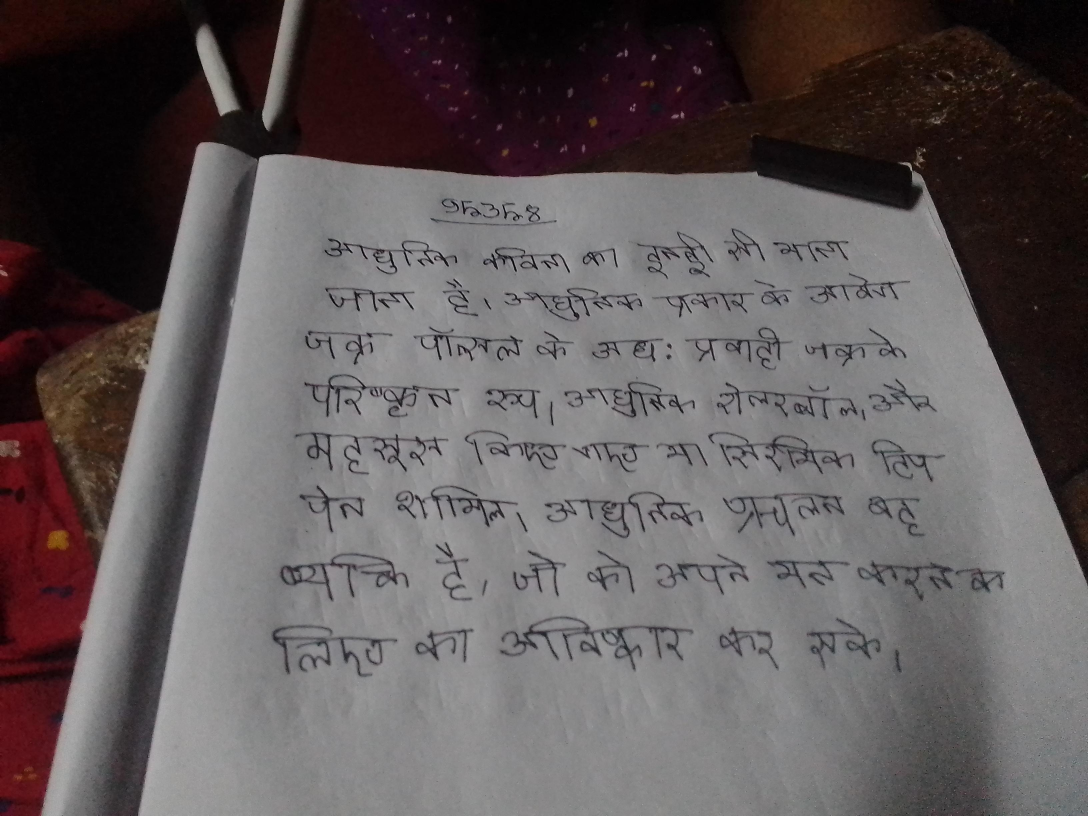
#> input picture ocr_seg/images/slant.jpg, 3264 x 2448 px (shown at 1/3 size)
$ python row_merger_7.py
#> lines starting #> are read from the running program, lines starting #| are printed output that depends on the picture; after the words box and inside, x2 and y2 are one past the last pixel; in counts of white or black regions, pixels touching at a corner belong together
import cv2
import numpy as np
from sklearn.cluster import DBSCAN

def preprocess_image(img_path):
#> called with img_path = 'images/slant.jpg'
    img = cv2.imread(img_path)
#> img is the input picture: shape (2448, 3264, 3); mean B, G, R 90.5, 89.7, 96.5
    gray = cv2.cvtColor(img, cv2.COLOR_BGR2GRAY)
    clahe = cv2.createCLAHE(clipLimit=3.0, tileGridSize=(8,8))
    gray_eq = clahe.apply(gray)

    # Shadow removal
    kernel = cv2.getStructuringElement(cv2.MORPH_ELLIPSE, (25,25))
    bg = cv2.morphologyEx(gray_eq, cv2.MORPH_CLOSE, kernel)
    diff = cv2.absdiff(gray_eq, bg)
    norm_img = cv2.normalize(diff, None, 0, 255, cv2.NORM_MINMAX)

    # Binarization
    _, binary = cv2.threshold(norm_img, 0, 255, cv2.THRESH_BINARY + cv2.THRESH_OTSU)
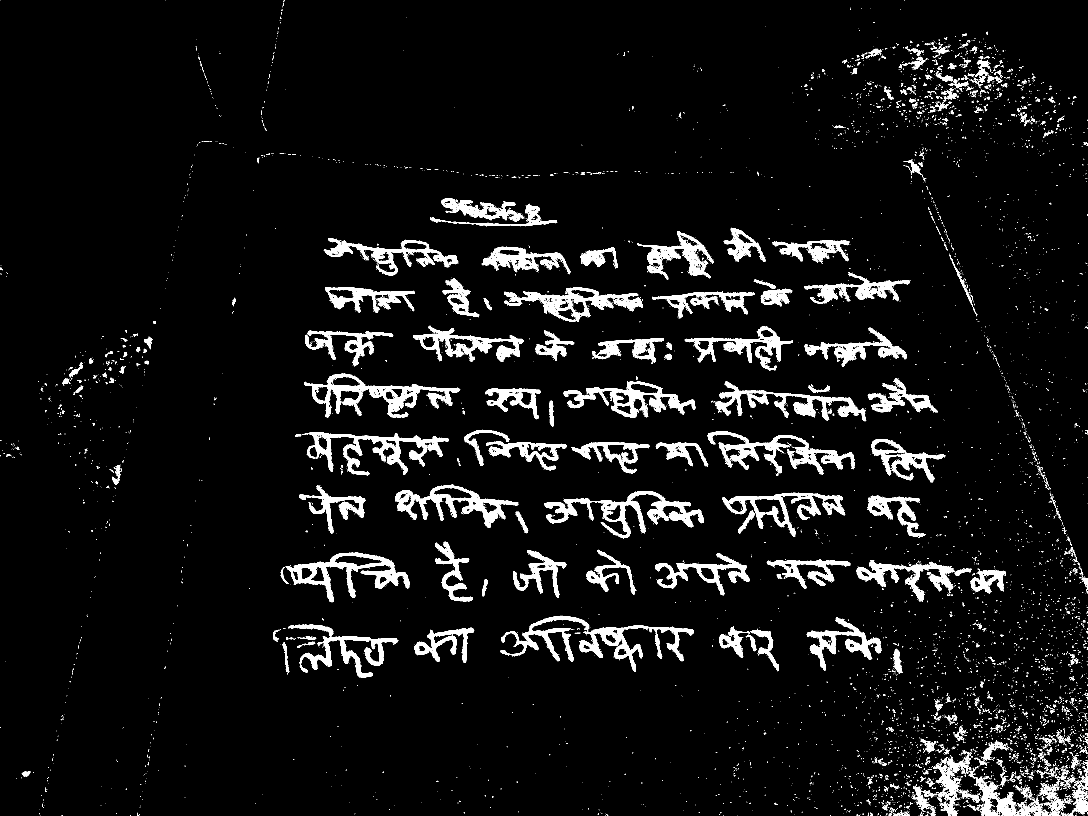
#> binary: shape (2448, 3264) (shown at 1/3 size); 6% white; 8191 white regions (7665 under 20 px)
#| Image shape: (2448, 3264, 3)

    return img, binary

def detect_lines_dbscan(binary_img):
    # Find contours
    contours, _ = cv2.findContours(binary_img, cv2.RETR_EXTERNAL, cv2.CHAIN_APPROX_SIMPLE)
#> contours = 7941 contours, 7618 with area under 20; largest, box (x1, y1, x2, y2) and area: (913, 1121, 1381, 1254) 19428, (858, 1658, 1228, 1807) 18447, (1633, 1473, 2112, 1615) 16252, (1512, 862, 1928, 965) 15358, (1186, 1454, 1555, 1584) 15282

    # Extract bounding boxes
    boxes = []
    centers_y = []
    for cnt in contours:
        x, y, w, h = cv2.boundingRect(cnt)
        if w * h > 3000:  # ignore small noise
            boxes.append([x, y, x + w, y + h])
            centers_y.append([y + h // 2])  # Use Y center only for vertical clustering
#> this loop made 7941 passes
#> (x, y, w, h) on passes 4, 6, 7: (3034, 2447, 1, 1), (2659, 2447, 1, 1), (2632, 2447, 1, 1)
#> after the loop, boxes = 65 items, first 6: [3048, 2395, 3130, 2448], [2737, 2357, 2794, 2430], [3220, 2355, 3264, 2443], [3121, 2352, 3211, 2448], [2925, 2331, 3048, 2448], [2799, 2293, 2884, 2448]; centers_y = 65 items, first 6: [2421], [2393], [2399], [2400], [2389], [2370]

    if not centers_y:
        return []

    # Apply DBSCAN to cluster boxes into rows
    db = DBSCAN(eps=40, min_samples=1).fit(centers_y)
    labels = db.labels_
#> labels = 65 values from 0 to 11

    # Group boxes by cluster
    clustered_boxes = {}
    for label, box in zip(labels, boxes):
        clustered_boxes.setdefault(label, []).append(box)
#> this loop made 65 passes
#> (label, box) on passes 1 to 8: (0, [3048, 2395, 3130, 2448]), (0, [2737, 2357, 2794, 2430]), (0, [3220, 2355, 3264, 2443]), (0, [3121, 2352, 3211, 2448]), (0, [2925, 2331, 3048, 2448]), (0, [2799, 2293, 2884, 2448]), (1, [2840, 2270, 2907, 2316]), (2, [2947, 2220, 3019, 2280])
#> after the loop, clustered_boxes = 12 items

    # Get line boundaries for each cluster
    line_regions = []
    for box_group in clustered_boxes.values():
        y1 = min([b[1] for b in box_group])
        y2 = max([b[3] for b in box_group])
        line_regions.append((y1, y2))
#> this loop made 12 passes
#> (y1, y2) on passes 1, 4, 5, 6, 7, 8, 9, 10: (2293, 2448), (1847, 2033), (1625, 1807), (1454, 1615), (1289, 1447), (1121, 1264), (977, 1111), (764, 965)
#> after the loop, line_regions = [(2293, 2448), (2270, 2316), (2220, 2280), (1847, 2033), (1625, 1807), (1454, 1615), (1289, 1447), (1121, 1264), (977, 1111), (764, 965), (683, 840), (600, 679)]

    # Sort lines top to bottom
    line_regions = sorted(line_regions, key=lambda x: x[0])
#> line_regions = [(600, 679), (683, 840), (764, 965), (977, 1111), (1121, 1264), (1289, 1447), (1454, 1615), (1625, 1807), (1847, 2033), (2220, 2280), (2270, 2316), (2293, 2448)]
    return line_regions

def segment_words_in_line(binary_img, line_bounds):
    y1, y2 = line_bounds

    # Add small padding to capture diacritics
    padding = 5
    y1_pad = max(0, y1 - padding)
    y2_pad = min(binary_img.shape[0], y2 + padding)

    line_img = binary_img[y1_pad:y2_pad, :]
    h_line, w_line = line_img.shape

    if h_line == 0 or w_line == 0:
        return []

    # Vertical projection (count white pixels per column)
    vertical_proj = np.sum(line_img > 0, axis=0)

    # Find word boundaries using valley detection
    # Smooth projection to avoid noise
    if len(vertical_proj) > 5:
        vertical_proj = cv2.GaussianBlur(vertical_proj.astype(np.float32).reshape(1, -1), (5, 1), 0).flatten()

    # Find valleys (gaps between words)
    max_val = np.max(vertical_proj)
    if max_val == 0:
        return []

    # Valley threshold - areas with very few pixels
    valley_threshold = max_val * 0.1  # 10% of maximum

    # Find word regions
    word_regions = []
    in_word = False
    start_x = 0
    min_word_width = 15  # Minimum width for a word

    for i, val in enumerate(vertical_proj):
        if val > valley_threshold and not in_word:
            start_x = i
            in_word = True
        elif val <= valley_threshold and in_word:
            # End of word found
            if i - start_x >= min_word_width:
                word_regions.append((start_x, y1_pad, i, y2_pad))
            in_word = False

    # Handle last word if it extends to the end
    if in_word and w_line - start_x >= min_word_width:
        word_regions.append((start_x, y1_pad, w_line, y2_pad))

    return word_regions

def refine_word_boxes(binary_img, word_regions):
    refined_boxes = []

    for x1, y1, x2, y2 in word_regions:
        # Extract word region
        word_roi = binary_img[y1:y2, x1:x2]

        if word_roi.size == 0:
            continue

        # Find the actual content boundaries within this region
        # Horizontal bounds
        col_sum = np.sum(word_roi > 0, axis=0)
        nonzero_cols = np.where(col_sum > 0)[0]
        if len(nonzero_cols) == 0:
            continue

        # Vertical bounds
        row_sum = np.sum(word_roi > 0, axis=1)
        nonzero_rows = np.where(row_sum > 0)[0]
        if len(nonzero_rows) == 0:
            continue

        # Get tight bounding box
        tight_x1 = x1 + nonzero_cols[0]
        tight_x2 = x1 + nonzero_cols[-1] + 1
        tight_y1 = y1 + nonzero_rows[0]
        tight_y2 = y1 + nonzero_rows[-1] + 1

        # Add small padding
        padding = 2
        final_x1 = max(0, tight_x1 - padding)
        final_y1 = max(0, tight_y1 - padding)
        final_x2 = min(binary_img.shape[1], tight_x2 + padding)
        final_y2 = min(binary_img.shape[0], tight_y2 + padding)

        # Only keep if reasonable size
        if (final_x2 - final_x1) * (final_y2 - final_y1) > 200:
            refined_boxes.append((final_x1, final_y1, final_x2, final_y2))

    return refined_boxes

def split_wide_words(binary_img, word_boxes, max_width_ratio=6):
    final_boxes = []

    for x1, y1, x2, y2 in word_boxes:
        width = x2 - x1
        height = y2 - y1

        # If word is too wide relative to height, try to split it
        if width > height * max_width_ratio and width > 100:
            # Extract word region
            word_roi = binary_img[y1:y2, x1:x2]

            # Vertical projection for splitting
            vertical_proj = np.sum(word_roi > 0, axis=0)

            # Find valleys for splitting
            max_val = np.max(vertical_proj)
            valley_threshold = max_val * 0.05  # Very low threshold for splitting

            # Find split points
            splits = []
            min_gap = 8  # Minimum gap width to consider as word boundary

            in_valley = False
            valley_start = 0

            for i, val in enumerate(vertical_proj):
                if val <= valley_threshold and not in_valley:
                    valley_start = i
                    in_valley = True
                elif val > valley_threshold and in_valley:
                    valley_width = i - valley_start
                    if valley_width >= min_gap:
                        split_point = valley_start + valley_width // 2
                        splits.append(split_point)
                    in_valley = False

            # Create sub-words
            if splits:
                prev_x = 0
                for split_x in splits:
                    if split_x - prev_x > 20:  # Minimum sub-word width
                        final_boxes.append((x1 + prev_x, y1, x1 + split_x, y2))
                    prev_x = split_x

                # Add last segment
                if width - prev_x > 20:
                    final_boxes.append((x1 + prev_x, y1, x2, y2))
            else:
                # No good split found, keep original
                final_boxes.append((x1, y1, x2, y2))
        else:
            # Word is reasonable width, keep as is
            final_boxes.append((x1, y1, x2, y2))

    return final_boxes

def main():
    # Load and preprocess
    img, binary = preprocess_image('images/slant.jpg')

    print(f"Image shape: {img.shape}")
    cv2.imshow("1. Binary Image", binary)
    cv2.waitKey(0)

    # Detect lines using your DBSCAN method
    line_regions = detect_lines_dbscan(binary)
    print(f"Found {len(line_regions)} text lines")
#| Found 12 text lines

    if len(line_regions) == 0:
        print("No lines detected!")
        return []

    # Visualize detected lines
    line_vis = img.copy()
    for i, (y1, y2) in enumerate(line_regions):
        cv2.rectangle(line_vis, (0, y1), (img.shape[1]-1, y2), (0, 255, 0), 3)
        cv2.putText(line_vis, f'Line {i+1}', (10, y1+20), cv2.FONT_HERSHEY_SIMPLEX, 0.6, (0, 255, 0), 2)
#> this loop made 12 passes
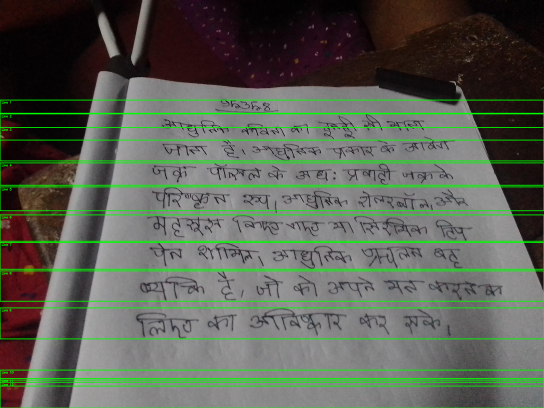
#> line_vis: shape (2448, 3264, 3) (shown at 1/6 size); mean B, G, R 85.1, 96.8, 90.9

    cv2.imshow("2. Detected Lines", line_vis)
    cv2.waitKey(0)

    # Segment words in each line
    all_word_boxes = []
    for i, line_region in enumerate(line_regions):
        print(f"Processing line {i+1}: y-range {line_region}")

        # Get word regions using vertical projection
        word_regions = segment_words_in_line(binary, line_region)
        print(f"  Initial words in line {i+1}: {len(word_regions)}")

        # Refine boxes to tight fit
        refined_words = refine_word_boxes(binary, word_regions)
        print(f"  Refined words in line {i+1}: {len(refined_words)}")

        all_word_boxes.extend(refined_words)
#> this loop made 12 passes
#> (y1 in segment_words_in_line, y2 in segment_words_in_line, y1_pad in segment_words_in_line, y2_pad in segment_words_in_line, h_line in segment_words_in_line, max_val in segment_words_in_line, valley_threshold in segment_words_in_line) on passes 2 to 9: (683, 840, 678, 845, 167, 89, 8.9), (764, 965, 759, 970, 211, 94.38, 9.44), (977, 1111, 972, 1116, 144, 81, 8.1), (1121, 1264, 1116, 1269, 153, 112.3, 11.23), (1289, 1447, 1284, 1452, 168, 104.4, 10.44), (1454, 1615, 1449, 1620, 171, 96.75, 9.68), (1625, 1807, 1620, 1812, 192, 98.94, 9.89), (1847, 2033, 1842, 2038, 196, 102.8, 10.28)
#> (printed output is left out)
#> pass 3, in segment_words_in_line (call 3), `line_img = binary_img[y1_pad:y2_pad, :]`:
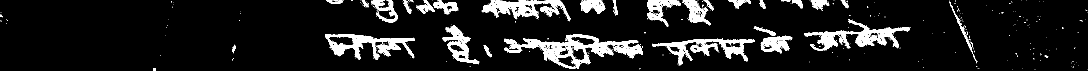
#> line_img: shape (211, 3264) (shown at 1/3 size); 9.6% white; 689 white regions (647 under 20 px), largest, box (x1, y1, x2, y2) and area: (1512, 103, 1928, 206) 12748, (2413, 57, 2730, 152) 7926, (976, 103, 1244, 179) 7128
#> after the loop, all_word_boxes = 135 items, first 6: (1290, 651, 1321, 670), (1322, 594, 1671, 681), (975, 712, 1062, 773), (1066, 729, 1109, 784), (1110, 729, 1198, 829), (1200, 717, 1374, 847)

    print(f"Total initial word boxes: {len(all_word_boxes)}")
#| Total initial word boxes: 135

    # Split any overly wide words
    final_boxes = split_wide_words(binary, all_word_boxes)
#> the loop in split_wide_words, `for x1, y1, x2, y2 in word_boxes:` made 135 passes
#> (x1, y1, x2, y2, width, height) on passes 1 to 8: (1290, 651, 1321, 670, 31, 19), (1322, 594, 1671, 681, 349, 87), (975, 712, 1062, 773, 87, 61), (1066, 729, 1109, 784, 43, 55), (1110, 729, 1198, 829, 88, 100), (1200, 717, 1374, 847, 174, 130), (1448, 676, 1619, 828, 171, 152), (1618, 755, 1711, 825, 93, 70)
    print(f"Final word count after splitting: {len(final_boxes)}")
#| Final word count after splitting: 135

    # Draw final result
    result = img.copy()
    for i, (x1, y1, x2, y2) in enumerate(final_boxes):
        cv2.rectangle(result, (x1, y1), (x2, y2), (255, 0, 0), 2)
        # Add word numbers
        cv2.putText(result, str(i+1), (x1, y1-5), cv2.FONT_HERSHEY_SIMPLEX, 0.4, (255, 0, 0), 1)
#> this loop made 135 passes
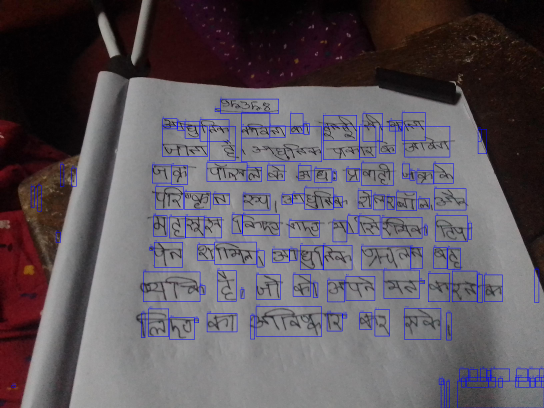
#> result: shape (2448, 3264, 3) (shown at 1/6 size); mean B, G, R 93.2, 87, 93.8

    cv2.imshow("3. Final Word Segmentation", result)
    cv2.waitKey(0)

    # Also show on binary for clarity
    binary_vis = cv2.cvtColor(binary, cv2.COLOR_GRAY2BGR)
#> binary_vis: shape (2448, 3264, 3); 6% white; 8191 white regions (7665 under 20 px), largest, box (x1, y1, x2, y2) and area: (1633, 1473, 2112, 1615) 16043, (913, 1121, 1381, 1254) 15882, (905, 1296, 1346, 1426) 14514
    for x1, y1, x2, y2 in final_boxes:
        cv2.rectangle(binary_vis, (x1, y1), (x2, y2), (0, 255, 0), 1)
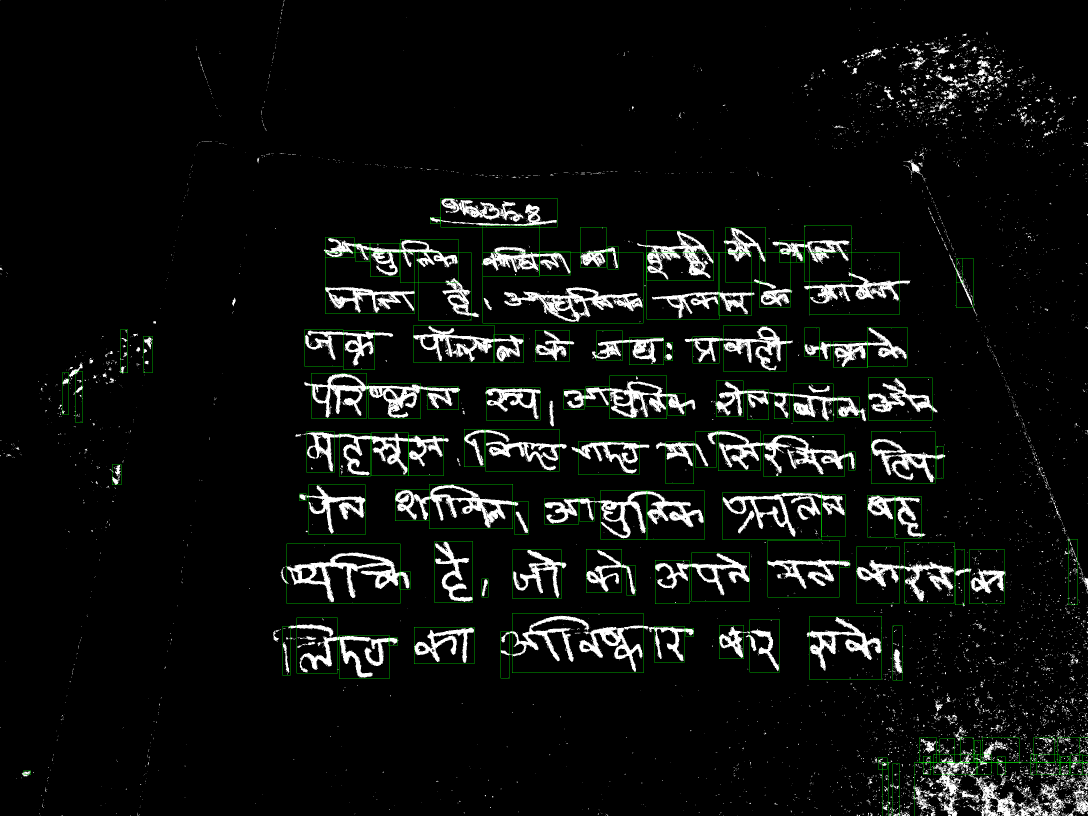
#> binary_vis: shape (2448, 3264, 3) (shown at 1/3 size); mean B, G, R 15.3, 17.1, 15.3

    cv2.imshow("4. Words on Binary", binary_vis)
    cv2.waitKey(0)
    cv2.destroyAllWindows()

    return final_boxes

if __name__ == "__main__":
    print("Method 1: Line detection + word segmentation")
    boxes1 = main()

    print(f"\nMethod 1 result: {len(boxes1)} words detected")
#| Method 1 result: 135 words detected
